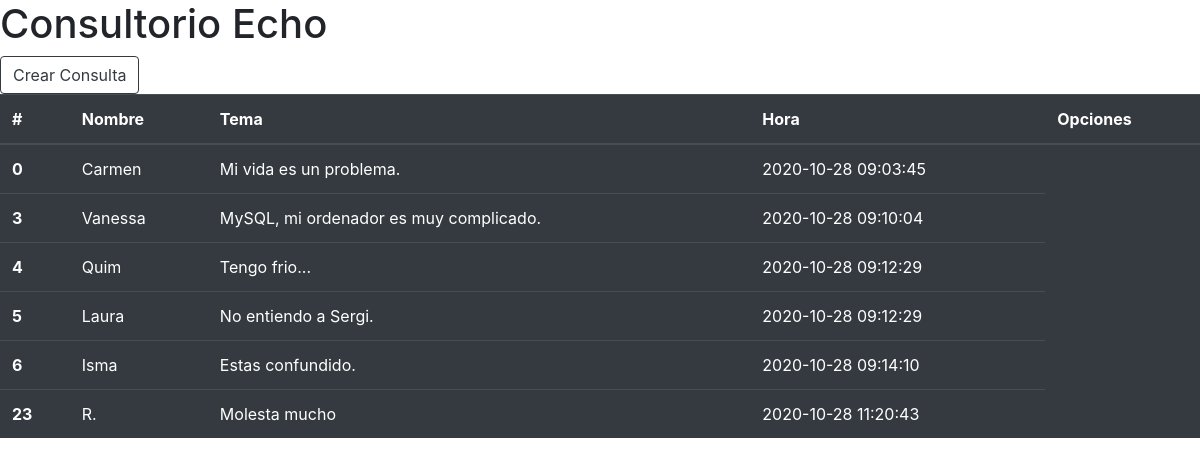
The page / on the database its author committed.
### tables this page shows
CREATE TABLE `consultas` (
  `id` int(20) NOT NULL,
  `name` varchar(50) NOT NULL,
  `tema` varchar(250) NOT NULL,
  `fecha` timestamp NOT NULL DEFAULT current_timestamp()
);

### src/Views/View.php (called while the page is built, shortened)
<?php
class View
{
    public function __construct($view, $data = null)
    {
        require_once("src/Views/$view.php");
    }
}

### src/Controllers/ConsultaController.php (called while the page is built, shortened)
<?php
class ConsultaController
{
    public function __construct()
    {
        $this->index();
    }
    public function index(): void
    {
        $consulta = new Consulta();
        $consultas = $consulta->crearListaConsultas();
        new View ("ListaConsultas", ["consultas" => $consultas,]);
    }
}

### src/App.php (called while the page is built, shortened)
<?php
$controller = new ConsultaController();

### src/Models/Consulta.php (called while the page is built, shortened)
<?php
class Consulta {
    public $database;
    public function __construct($id = null, $name = "", $tema = "", $fecha = null)
    {
        $this->id = $id;
        $this->name = $name;
        $this->tema = $tema;
        $this->fecha = $fecha;
        if(!$this->database) {
            $this->database = new Database();
        }
    }
    public function crearListaConsultas ()
    {
        $query = $this->database->mysql->query("select * FROM consultas");
        $listaConsultas = [];
            foreach ($query as $consulta) {
                $itemConsulta = new Consulta($consulta["id"], $consulta["name"],  $consulta["tema"], $consulta["fecha"]);
                array_push($listaConsultas, $itemConsulta);
            }
        return $listaConsultas;
    }
}

### src/Database.php (called while the page is built, shortened)
<?php
class Database
{
    public function __construct()
    {
        try {
            $this->mysql = $this->getConnection();
        } catch (PDOException $ex) {
            echo $ex->getMessage();
        }
    }
    private function getConnection()
    {
        $host = "localhost";
        $user = "root";
        $pass = "";
        $database = "bd_consultorio_echo";
        $charset = "utf-8";
        $options = [PDO::ATTR_DEFAULT_FETCH_MODE => PDO::FETCH_ASSOC];
        $pdo = new pdo("mysql:host={$host};dbname={$database};charset{$charset}", $user, $pass, $options);
        $pdo->setAttribute(PDO::ATTR_ERRMODE, PDO::ERRMODE_EXCEPTION);
        return $pdo;
    }
}

### src/Views/ListaConsultas.php (the view, shortened to what this page needs)
<!DOCTYPE html>
<html lang="en">
<head>
    <link rel="stylesheet" href="https://cdn.jsdelivr.net/npm/bootstrap@4.5.3/dist/css/bootstrap.min.css">
</head>
<body>
<a href="?action=create">
<button type="button" class="btn btn-outline-dark">Crear Consulta</button>
</a>
  <table class="table table-hover table-dark">
    <thead>
      <tr>
        <th scope="col">#</th>
        <th scope="col">Nombre</th>
        <th scope="col">Tema</th>
        <th scope="col">Hora</th>
        <th scope="col">Opciones</th>
      </tr>
    </thead>
    <tbody>
<?php
       foreach ($data["consultas"] as $consulta)
        { echo "
                <tr>
                  <th scope='row'>{$consulta->id}</th>
                  <td>{$consulta->name}</td>
                  <td>{$consulta->tema}</td>
                  <td>{$consulta->fecha}</td>
                </tr>
                ";
        }
      ?>
    </tbody>
  </table>
</body>
</html>

### index.php (shortened to what this page needs)
<!DOCTYPE html>
<html lang="en">
<head>
    <link rel="stylesheet" href="style.css">
</head>
<body>
<header>
        <h1 class="title">Consultorio Echo</h1>
</header>
    <?php
    require("src/App.php");
    ?>
</body>
</html>

### public/style.css (style rules this page uses)
header { display: flex; }
body { background-color: black; }

### rows shown on the page
consultas: id "0", name "Carmen", tema "Mi vida es un problema.", fecha "2020-10-28 09:03:45"
consultas: id "3", name "Vanessa", tema "MySQL, mi ordenador es muy complicado.", fecha "2020-10-28 09:10:04"
consultas: id "4", name "Quim", tema "Tengo frio...", fecha "2020-10-28 09:12:29"
consultas: id "5", name "Laura", tema "No entiendo a Sergi.", fecha "2020-10-28 09:12:29"
consultas: id "6", name "Isma", tema "Estas confundido.", fecha "2020-10-28 09:14:10"
consultas: id "23", name "R.", tema "Molesta mucho", fecha "2020-10-28 11:20:43"
